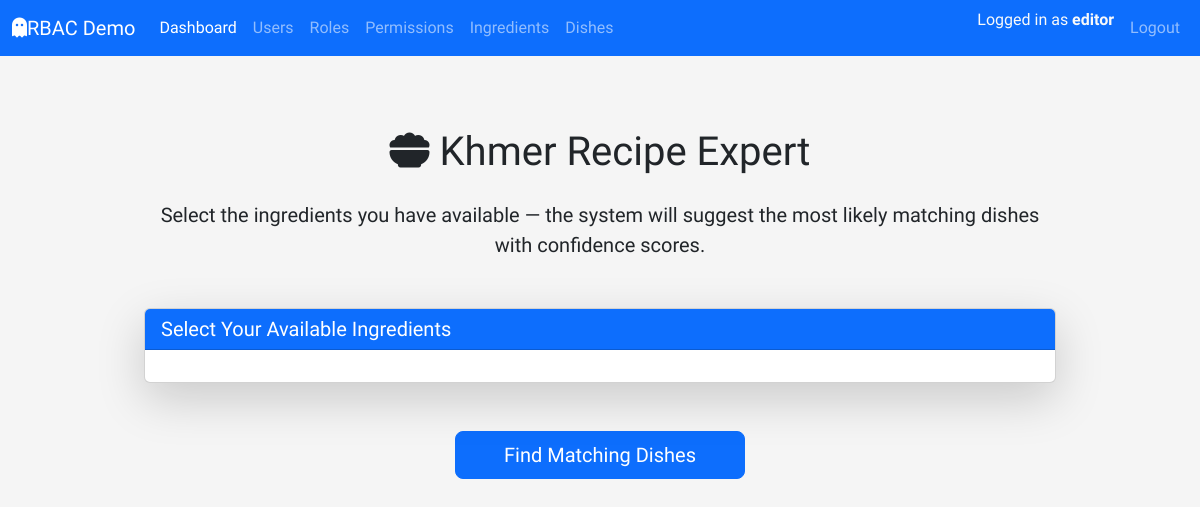
/ (signed in), run on an earlier commit of the app's database.
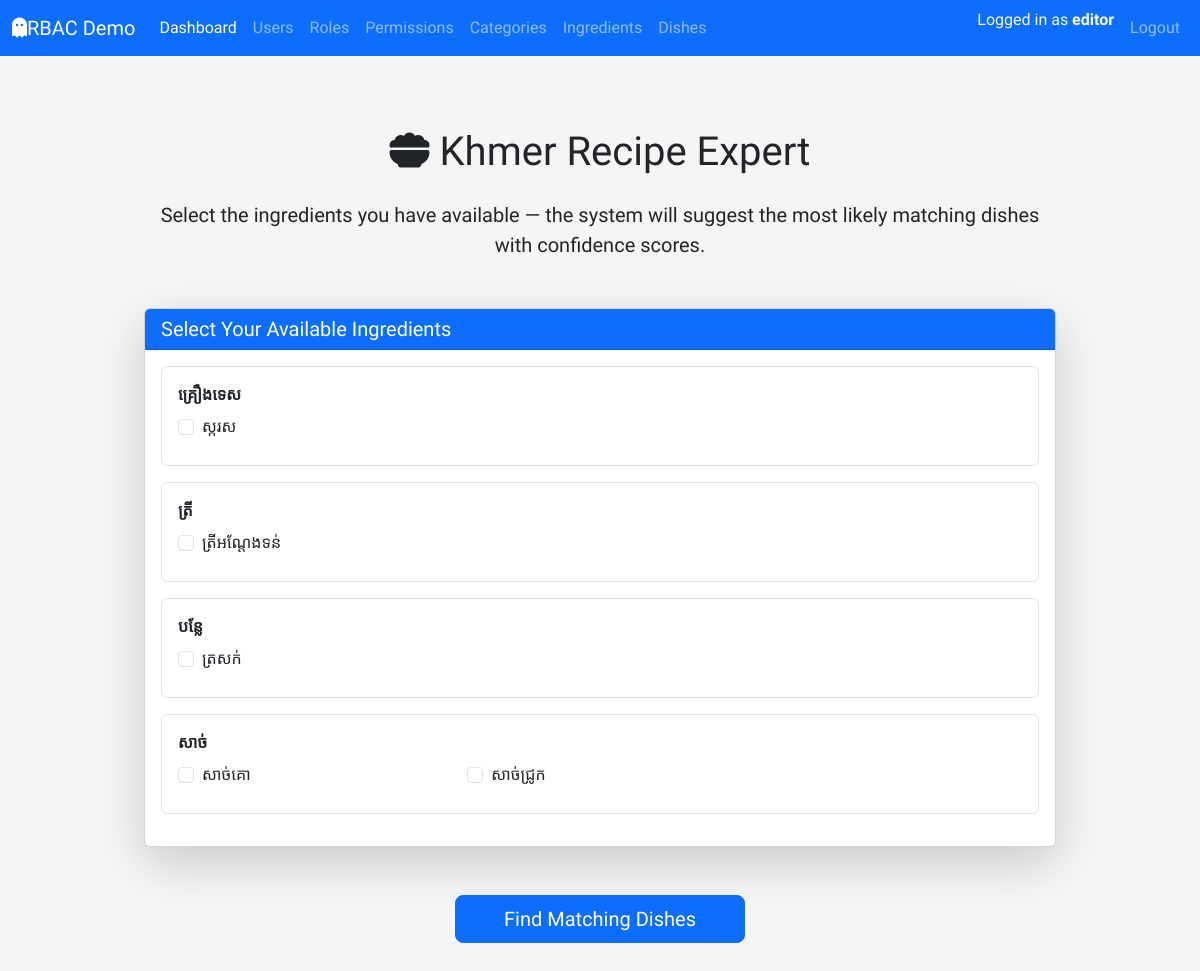
And on a later commit of the database.
### app/models/category.py (models this page shows, shortened)
class CategoryTable(db.Model):
    __tablename__ = "tbl_categories"
    id = db.Column(db.Integer, primary_key=True)
    name = db.Column(db.String(100), unique=True, nullable=False)
    description = db.Column(db.Text, nullable=True)
    ingredients = db.relationship(
        "IngredientTable",
        back_populates="category",
        cascade="all, delete-orphan",
        lazy="select"
    )

### app/models/ingredient.py (models this page shows, shortened)
class IngredientTable(db.Model):
    __tablename__ = "tbl_ingredients"
    id = db.Column(db.Integer, primary_key=True)
    name = db.Column(db.String(100), unique=True, nullable=False)
    category_id = db.Column(db.Integer, db.ForeignKey("tbl_categories.id"), nullable=False) # one-to-many relationship
    created_at = db.Column(db.DateTime, default=datetime.utcnow, nullable=False)
    updated_at = db.Column(db.DateTime, default=datetime.utcnow,onupdate=datetime.utcnow, nullable=False)
    category = db.relationship("CategoryTable", back_populates="ingredients")
    dishes = db.relationship("DishTable",secondary=tbl_dish_ingredients, back_populates="ingredients")

### app/routes/dashboard_route.py (the view, shortened to what this page needs)
@dashboard_bp.route("/", methods=["GET", "POST"])
def index():
    form = ExpertIngredientForm()
    form.ingredients.choices = [(ing.id, ing.name) for ing in IngredientTable.query.all()]
    grouped = get_ingredients_grouped_by_category()
    results = None
    selected_ids = []
    return render_template(
        "dashboard/index.html",
        form=form,
        grouped_ingredients=grouped,
        results=results,
        selected_ids=selected_ids,
        current_user=current_user
    )

### app/forms/expert_form.py (shortened to what this page needs)
class ExpertIngredientForm(FlaskForm):
    ingredients = SelectMultipleField(
        "Ingredients",
        coerce=int,
        validators=[Optional()]
    )
    submit = SubmitField("Find Matching Dishes")

### app/models/user.py (called while the page is built)
    def get_permission_codes(self) -> set[str]:
        return {perm.code for role in self.roles for perm in role.permissions}

    def has_permission(self, permission_code: str) -> bool:
        return permission_code in self.get_permission_codes()

### app/routes/dashboard_route.py (called while the page is built)
def get_ingredients_grouped_by_category():
    ingredients = IngredientTable.query.join(CategoryTable).order_by(CategoryTable.name, IngredientTable.name).all()
    grouped = defaultdict(list)
    for ing in ingredients:
        cat_name = ing.category.name if ing.category else "Uncategorized"
        grouped[cat_name].append(ing)  # full object
    return dict(sorted(grouped.items()))

### app/templates/dashboard/index.html (shortened to what this page needs)
{% extends "layouts/base.html" %}
{% block content %}
<div class="container py-5">
  <h1 class="text-center mb-4"><i class="fa-solid fa-bowl-food"></i> Khmer Recipe Expert</h1>
  <p class="lead text-center mb-5">
    Select the ingredients you have available — the system will suggest the most likely matching dishes with confidence scores.
  </p>
  <form method="POST">
    <div class="card shadow-lg mb-5">
      <div class="card-header bg-primary text-white">
        <h5 class="mb-0">Select Your Available Ingredients</h5>
      </div>
      <div class="card-body">
        {% for cat, items in grouped_ingredients.items() %}
        <div class="border rounded p-3 mb-3">
          <div class="fw-bold mb-2">{{ cat }}</div>
          <div class="row">
            {% for ing in items %}
            <div class="col-6 col-md-4 mb-2">
              <div class="form-check">
                <input
                  type="checkbox"
                  class="form-check-input"
                  id="ing_{{ ing.id }}"
                  name="{{ form.ingredients.name }}"
                  value="{{ ing.id }}"
                />
                <label class="form-check-label" for="ing_{{ ing.id }}">
                  {{ ing.name }}
                </label>
              </div>
            </div>
            {% endfor %}
          </div>
        </div>
        {% endfor %}
      </div>
    </div>
    <div class="text-center">
      {{ form.submit(class="btn btn-primary btn-lg px-5") }}
    </div>
  </form>
</div>
{% endblock %}

### app/templates/layouts/base.html (shortened to what this page needs)
<!doctype html>
<html lang="en">
  <head>
    <link
      href="https://cdn.jsdelivr.net/npm/bootstrap@5.3.8/dist/css/bootstrap.min.css"
      rel="stylesheet"
    />
    <link
      rel="stylesheet"
      href="{{ url_for('static', filename='css/style.css') }}"
    />
  </head>
  <body>
    <nav class="navbar navbar-expand-lg navbar-dark bg-primary mb-4">
      <div class="container-fluid">
        <a class="navbar-brand" href="#">
          <i class="fa-solid fa-ghost"></i>RBAC Demo
        </a>
        <div class="collapse navbar-collapse" id="navbarMain">
          <ul class="navbar-nav me-auto mb-2 mb-lg-0">
            <li class="nav-item">
              <a
                class="nav-link {% if request.blueprint == 'dashboard' %}active{% endif %}"
                href="{{ url_for('dashboard.index') }}"
                >Dashboard</a
              >
            </li>
            {% if current_user.is_authenticated and
            current_user.has_permission(perm.USER_READ) %}
            <li class="nav-item">
              <a
                class="nav-link {% if request.blueprint == 'tbl_users' %}active{% endif %}"
                href="{{ url_for('tbl_users.index') }}"
                >Users</a
              >
            </li>
            {% endif %}
            {% if current_user.is_authenticated and
            current_user.has_permission(perm.ROLE_READ) %}
            <li class="nav-item">
              <a
                class="nav-link {% if request.blueprint == 'tbl_roles' %}active{% endif %}"
                href="{{ url_for('tbl_roles.index') }}"
                >Roles</a
              >
            </li>
            {% endif %}
            {% if current_user.is_authenticated and
            current_user.has_permission(perm.PERM_READ) %}
            <li class="nav-item">
              <a
                class="nav-link {% if request.blueprint == 'tbl_perms' %}active{% endif %}"
                href="{{ url_for('tbl_perms.index') }}"
                >Permissions</a
              >
            </li>
            {% endif %}
            {% if current_user.is_authenticated and
            current_user.has_permission(perm.CATE_READ)%}
            <li class="nav-item">
              <a
                class="nav-link {% if request.blueprint == 'tbl_cate' %}active{% endif %}"
                href="{{ url_for('tbl_cate.index') }}"
                >Categories</a
              >
            </li>
            {% endif %}
            {% if current_user.is_authenticated %}
            <li class="nav-item">
              <a
                class="nav-link {% if request.blueprint == 'tbl_ingredient' %}active{% endif %}"
                href="{{ url_for('tbl_ingredient.index') }}"
                >Ingredients</a
              >
            </li>
            {% endif %}
            {% if current_user.is_authenticated %}
            <li class="nav-item">
              <a
                class="nav-link {% if request.blueprint == 'tbl_dish' %}active{% endif %}"
                href="{{ url_for('tbl_dish.index') }}"
                >Dishes</a
              >
            </li>
            {% endif %}
          </ul>
          <ul class="navbar-nav ms-auto mb-2 mb-lg-0">
            {% if current_user.is_authenticated %}
            <li class="nav-item">
              <span class="navbar-text me-2 text-light">
                Logged in as <strong>{{ current_user.username }}</strong>
              </span>
            </li>
            <li class="nav-item">
              <a href="{{ url_for('auth.logout') }}" class="nav-link">Logout</a>
            </li>
            {% else %}
            <li class="nav-item">
              <a href="{{ url_for('auth.login') }}" class="nav-link">Login</a>
            </li>
            {% endif %}
          </ul>
        </div>
      </div>
    </nav>
    <main class="container">
       {% block content %}{% endblock %}
    </main>
  </body>
</html>

What changed in the data, as far as the page shows it:
added CategoryTable: name "គ្រឿងទេស"
added IngredientTable: name "ស្ករស", shown under "គ្រឿងទេស"
added CategoryTable: name "ត្រី"
added IngredientTable: name "ត្រីអណ្តែងទន់", shown under "ត្រី"
added CategoryTable: name "បន្លែ"
added IngredientTable: name "ត្រសក់", shown under "បន្លែ"
added CategoryTable: name "សាច់"
added IngredientTable: name "សាច់គោ", shown under "សាច់"
added IngredientTable: name "សាច់ជ្រូក", shown under "សាច់"
Also different on the page:
text now shown: "Categories"
